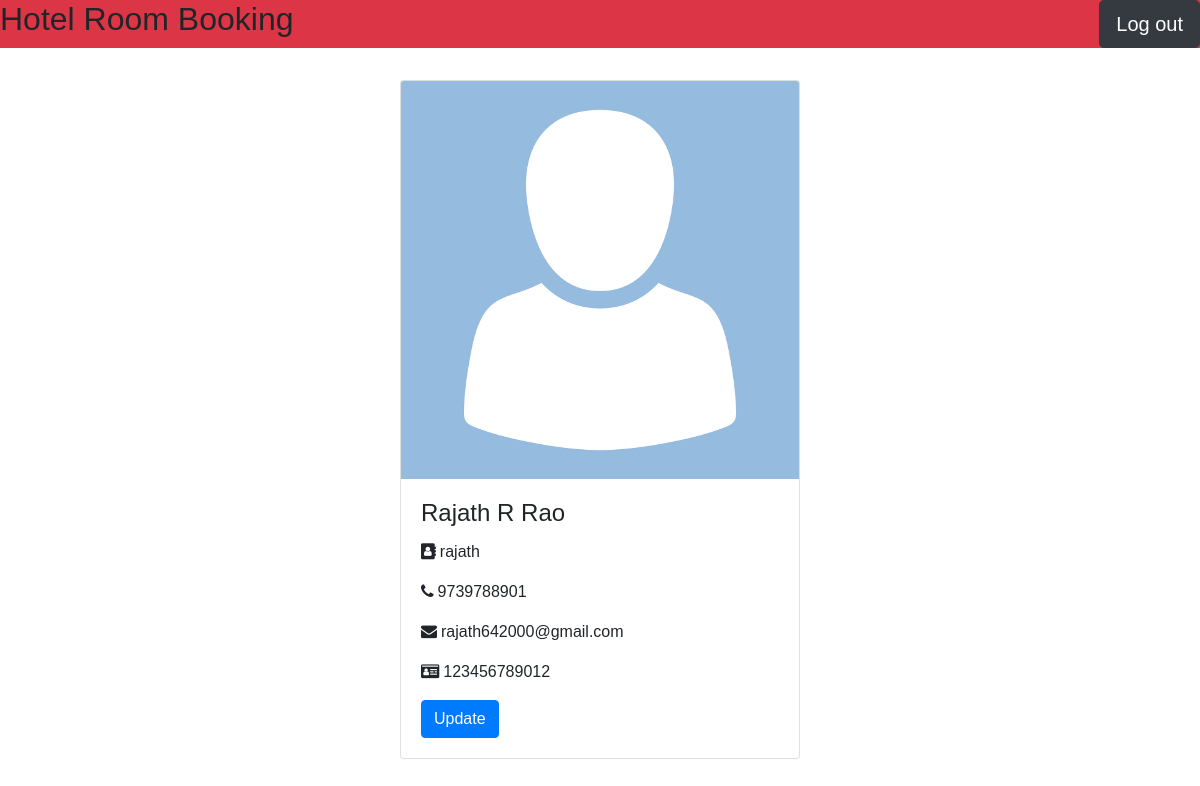
The page /profile (signed in) on the database its author committed.
### tables this page shows
CREATE TABLE CUSTOMER (
	c_id VARCHAR(20) PRIMARY KEY,
	password VARCHAR(70) NOT NULL,
	name TEXT NOT NULL,
	phone CHARACTER(10),
	email TEXT,
	aadhar_no CHARACTER(12) NOT NULL UNIQUE
);

### routes.py (the view)
@app.route('/profile', methods=['GET','POST'])
def profile():
    if not check_login():
        return redirect(url_for('.home'))
    con = sqlite3.connect(DATABASE)
    con.row_factory = sqlite3.Row
    cur = con.cursor()
    cur.execute('SELECT password, phone, aadhar_no FROM CUSTOMER WHERE c_id="%s";'%(session['c_id']))
    profile = cur.fetchone()
    con.close()
    profileform = profileForm()
    if request.method == 'POST':
        if profileform.validate_on_submit():
            if check_password_hash(profile['password'], profileform.oldpassword.data):
                print('')
            else:
                flash("old password didnt match")
    return render_template('profile.html', profile = profile, profileform=profileform)

### routes.py (called while the page is built)
def check_login():
    if session.get('logged_in') != True:
        flash('Please Login')
        return False
    else:
        return True

### templates/profile.html (shortened to what this page needs)
{% extends 'base.html' %}
{% block main %}
<div class="container ">
  <div class="card mx-auto" style="width:400px">
    <img class="card-img-top w-100" src="{{ url_for('static',filename='image.jpg') }}">
    <div class="card-body">
      <h4 class="card-title" id="name">{{session['name']}}</h4>
      <p id="cid" class="card-text"><i class="fa fa-address-book mr-1" aria-hidden="true"></i>{{session['c_id']}}</p>
      <p id="phone" class="card-text"><i class="fa fa-phone mr-1" aria-hidden="true"></i>{{profile['phone']}}</p>
      <p id="email" class="card-text"><i class="fa fa-envelope mr-1" aria-hidden="true"></i>{{session['email']}}</p>
      <p id="aadhar" class="card-text"><i class="fa fa-id-card mr-1" aria-hidden="true"></i>{{profile['aadhar_no']}}</p>
      <a href="#" class="btn btn-primary" onclick="document.getElementById('id02').style.display='block'">Update</a>
    </div>
  </div>
</div>
{% endblock %}

### rows shown on the page
CUSTOMER: name "Rajath R Rao", c_id "rajath", phone "9739788901", email "rajath642000@gmail.com", aadhar_no "123456789012"
